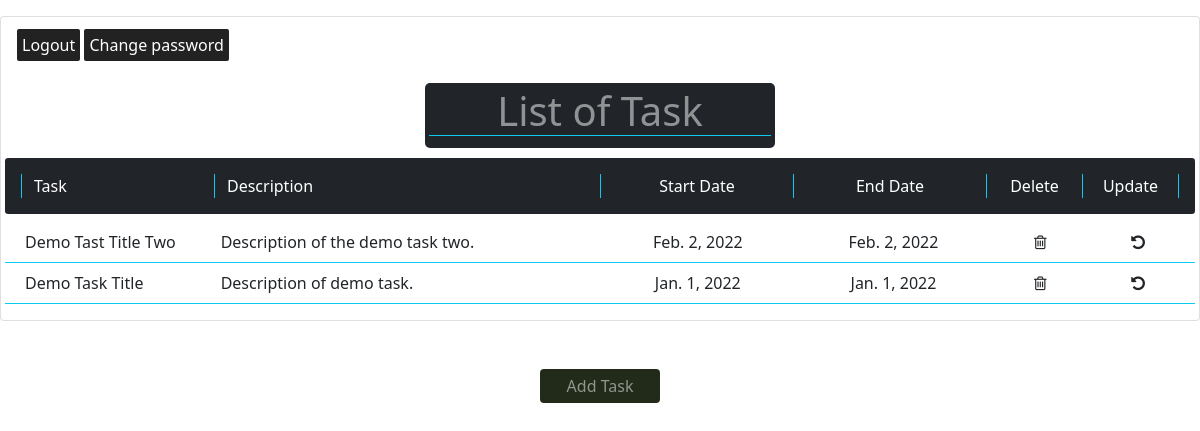
The app's page /task/ (signed in) with its own data.
### task/models.py (models this page shows, shortened)
class ModelTask(models.Model):
    title_task = models.CharField(max_length=200)
    description_task = models.TextField()
    start_date = models.DateField()
    end_date = models.DateField()

### task/views.py (the view)
# urls.py: 2. Add a URL to urlpatterns:  path('', views.home, name='home')
@login_required(redirect_field_name='to', login_url='login')
@cache_control(no_cache=True, must_revalidate=True, no_store=True)
def home(request):
    task = ModelTask.objects.all()
    return render(request, 'home.html', {'tasks': task})

### task/templates/pages/home.html (shortened to what this page needs)
{% extends 'base.html' %}
{% load static %}
{% block style %}
    <link rel="stylesheet" href="{% static '/task/style/style.css' %}">
{% endblock %}
{% block content %}
    <div class="container-fluid card p-3 mt-3 fw-lighter">
        {% if request.user.is_authenticated %}
            <p>
                <a href="{% url 'logout' %}" class="nav-links"><span>Logout</span></a>
                <a href="{% url 'password_change' %}" class="nav-links"><span>Change password</span></a>
            </p>
        {% endif %}
        <div class="text-center text-white-50 bg-dark p-1" style="width:30%; text-align: center;margin: 10px auto;border-radius: 5px;">
            <h1 class="border-bottom border-info fw-light">List of Task</h1>
        </div>
            <div class="row align-items-center lh-5 rounded-1 p-3 mb-2 bg-dark text-white sticky-top ">
                <div class="col-2 border-1 border-start border-info">
                    Task
                </div>
                <div class="col-4 border-1 border-start border-info">
                  Description
                </div>
                <div class="col-2 text-center border-1 border-start border-info">
                  Start Date
                </div>
                <div class="col-2 text-center border-1 border-start border-info">
                    End Date
                </div>
                <div class="col text-center border-1 border-start border-info">
                    Delete
                </div>
                <div class="col text-center border-1 border-start border-end border-info">
                    Update
                </div>
              </div>
            {% for task in tasks reversed %}
              <div class="row align-items-center border-bottom border-info p-2 effect">
                <div class="col-2">
                    {{task.title_task}}
                </div>
                <div class="col-4">
                    {{task.description_task}}
                </div>
                <div class="col-2 text-center">
                    {{task.start_date}}
                </div>
                <div class="col-2 text-center">
                    {{task.end_date}}
                </div>
                <div class="col text-center">
                    <a href="{% url 'tasks:delete' task.id %}"><i class="fa fa-trash-o text-dark"></i></a>
                </div>
                <div class="col text-center">
                    <a href="{% url 'tasks:update' task.id %}"><i class="fa fa-undo text-dark"></i></a>
                </div>
              </div>
            {% endfor %}
        </div>
        <div id="add-task-container">
            <a href="{% url 'tasks:create' %}" id="add-task" class="text-white-50 fw-light">Add Task</a>
        </div>
{% endblock %}

### task/templates/base.html (shortened to what this page needs)
{% load static %}
<!DOCTYPE html>
<html lang="en">
<head>
    <link rel="stylesheet" href="https://cdnjs.cloudflare.com/ajax/libs/font-awesome/4.7.0/css/font-awesome.min.css">
    <link href="https://cdn.jsdelivr.net/npm/bootstrap@5.0.2/dist/css/bootstrap.min.css"
    rel="stylesheet">
    {% block style %}{% endblock %}
</head>
<body>
    {% autoescape on %}
    {% block content %}
    {% endblock %}
    {% endautoescape %}
</body>
</html>

### static/task/style/style.css (style rules this page uses)
#add-task-container { text-align: center; width: 10%; margin: auto; position: sticky; bottom: 10px; }
#add-task { background-color: rgba(10, 20, 2, 0.9); z-index: 1; padding: 5px; display: block; width: 100%; border-radius: 4px; margin-top: 3rem; text-align: center; display: inline-block; color: azure; text-decoration: none; }
.nav-links { text-decoration:none; color: #fff; background: #222; padding: 5px; border-radius: 2px; }

### records on screen
ModelTask: title_task "Demo Tast Title Two", description_task "Description of the demo task two.", start_date "Feb. 2, 2022", end_date "Feb. 2, 2022"
ModelTask: title_task "Demo Task Title", description_task "Description of demo task.", start_date "Jan. 1, 2022", end_date "Jan. 1, 2022"
